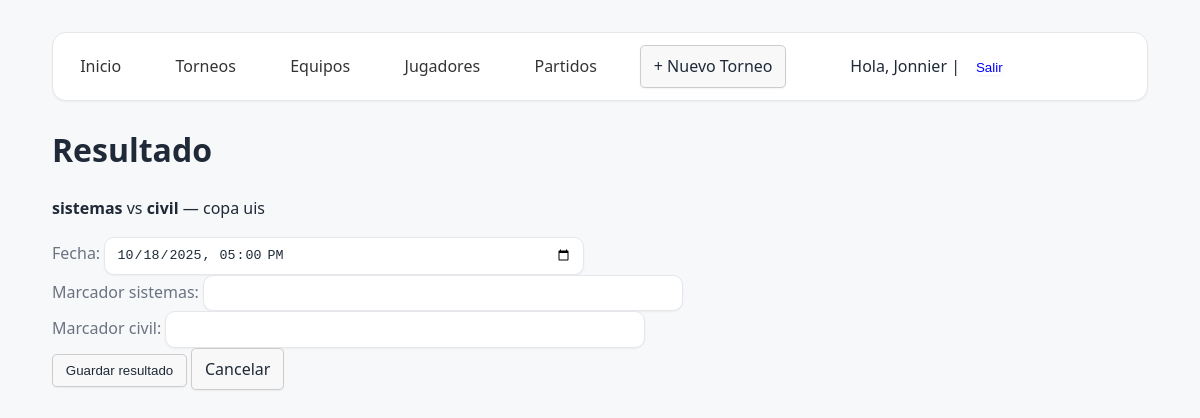
Page /partidos/2/resultado/ (signed in) on the committed database.
### core/models.py (models this page shows, shortened)
class Partido(models.Model):
    ESTADOS = [
        ("pendiente", "Pendiente"),
        ("jugado", "Jugado"),
    ]
    torneo = models.ForeignKey("Torneo", on_delete=models.CASCADE, related_name="partidos")
    equipo1 = models.ForeignKey(Equipo, on_delete=models.CASCADE,
                            related_name="partidos_equipo1",
                            null=True, blank=True)
    equipo2 = models.ForeignKey(Equipo, on_delete=models.CASCADE,
                            related_name="partidos_equipo2",
                            null=True, blank=True)
    fecha = models.DateTimeField(null=True, blank=True)
    estado = models.CharField(max_length=20, choices=ESTADOS, default="pendiente")
    marcador1 = models.PositiveIntegerField(null=True, blank=True)
    marcador2 = models.PositiveIntegerField(null=True, blank=True)
    class Meta:
        ordering = ["-fecha", "-id"]

class Equipo(models.Model):
    MAX_EQUIPOS_POR_TORNEO = 20
    torneo = models.ForeignKey(Torneo, on_delete=models.CASCADE, related_name="equipos")
    nombre = models.CharField(max_length=120)
    class Meta:
        constraints = [
            models.UniqueConstraint(
                fields=["torneo", "nombre"], name="unique_equipo_en_torneo"
            )
        ]
        ordering = ["nombre"]

class Torneo(models.Model):
    nombre = models.CharField(max_length=150, unique=True)
    fecha_inicio = models.DateField()
    fecha_fin = models.DateField(null=True, blank=True)
    ubicacion = models.CharField(max_length=150, blank=True)
    descripcion = models.TextField(blank=True)
    class Meta:
        ordering = ["-fecha_inicio", "nombre"]

### core/views.py (the view, shortened to what this page needs)
# urls.py: path('partidos/<int:pk>/resultado/', views.partido_set_resultado, name='partido_set_resultado'),
@login_required
def partido_set_resultado(request, pk):
    p = get_object_or_404(Partido, pk=pk)
    return render(request, "core/partido_set_resultado.html", {"p": p})

### templates/core/partido_set_resultado.html (shortened to what this page needs)
{% extends "base.html" %}
{% block content %}
<h1>Resultado</h1>
<p><strong>{{ p.equipo1.nombre }}</strong> vs <strong>{{ p.equipo2.nombre }}</strong> — {{ p.torneo.nombre }}</p>
<form method="post">
  <label>Fecha:</label>
  <input type="datetime-local" name="fecha" value="{% if p.fecha %}{{ p.fecha|date:'Y-m-d\\TH:i' }}{% endif %}"><br>
  <label>Marcador {{ p.equipo1.nombre }}:</label>
  <input type="number" name="marcador1" value="{{ p.marcador1|default:'' }}"><br>
  <label>Marcador {{ p.equipo2.nombre }}:</label>
  <input type="number" name="marcador2" value="{{ p.marcador2|default:'' }}"><br>
  <button type="submit" class="btn">Guardar resultado</button>
  <a href="{% url 'partidos_list' %}?torneo={{ p.torneo.id }}" class="btn">Cancelar</a>
</form>
{% endblock %}

### templates/base.html (shortened to what this page needs)
<!DOCTYPE html>
<html lang="es">
<head>
  {% load static %}
  <link rel="stylesheet" href="{% static 'css/styles.css' %}">
</head>
<body>
  <nav>
    <a href="{% url 'home' %}">Inicio</a>
    <a href="{% url 'torneos_list' %}">Torneos</a>
    <a href="{% url 'equipos_list' %}">Equipos</a>
    <a href="{% url 'jugadores_list' %}">Jugadores</a>
    <a href="{% url 'partidos_list' %}">Partidos</a>
    <a class="btn" href="{% url 'torneo_create' %}">+ Nuevo Torneo</a>
    {% if user.is_authenticated %}
      Hola, {{ user.username }} |
      <form action="{% url 'logout' %}" method="post" style="display:inline;">
        <button type="submit" class="btn" style="background:none; border:none; padding:0; color:#00f; cursor:pointer;">Salir</button>
      </form>
    {% else %}
      <a href="{% url 'login' %}">Iniciar sesión</a>
    {% endif %}
  </nav>
  <main>
    {% block content %}{% endblock %}
  </main>
</body>
</html>

### static/css/styles.css (style rules this page uses)
:root { --bg: #f7f8fa; --card: #ffffff; --text: #1f2937; --muted: #6b7280; --primary: #2563eb; --primary-600: #1d4ed8; --primary-700: #1e40af; --border: #e5e7eb; --ring: rgba(37, 99, 235, 0.25); --success: #16a34a; --warning: #f59e0b; --danger: #dc2626; --radius: 12px; --shadow-sm: 0 1px 2px rgba(0,0,0,.05); --shadow-md: 0 6px 18px rgba(0,0,0,.08); --font-sans: ui-sans-serif, system-ui, -apple-system, "Segoe UI", Roboto, "Helvetica Neue", Arial, "Apple Color Emoji", "Segoe UI Emoji"; }
* { box-sizing: border-box; }
html, body { height: 100%; }
body { margin: 0; padding: 0 1.25rem 2rem; background: var(--bg); color: var(--text); font-family: var(--font-sans); line-height: 1.55; }
main { max-width: 1100px; margin: 1.2rem auto 0; }
nav { position: sticky; top: 0; z-index: 50; background: var(--card); border: 1px solid var(--border); border-radius: calc(var(--radius) + 2px); box-shadow: var(--shadow-sm); padding: .75rem 1rem; margin: 1rem auto 1.25rem; max-width: 1100px; display: flex; align-items: center; flex-wrap: wrap; gap: .6rem 1rem; }
nav a { text-decoration: none; color: var(--text); padding: .45rem .7rem; border-radius: 8px; transition: background .2s ease, color .2s ease, transform .08s ease; }
.btn { display: inline-flex; align-items: center; gap: .4rem; padding: .55rem .85rem; border-radius: 10px; border: 1px solid var(--border); background: var(--card); color: var(--text); text-decoration: none; cursor: pointer; box-shadow: var(--shadow-sm); transition: background .2s ease, border-color .2s ease, transform .08s ease; }
input[type="text"], input[type="email"], input[type="number"], input[type="date"], input[type="datetime-local"], select, textarea { width: min(480px, 100%); padding: .6rem .7rem; border-radius: 10px; border: 1px solid var(--border); background: var(--card); color: var(--text); box-shadow: var(--shadow-sm); transition: border-color .15s ease, box-shadow .15s ease, transform .08s ease; }
label { display: inline-block; margin-bottom: .35rem; color: var(--muted); }
a { color: var(--primary-600); }

### templates/base.html (style rules this page uses)
body { font-family: system-ui, sans-serif; margin: 2rem; }
nav { margin-bottom: 1.5rem; }
nav a { margin-right: 1rem; text-decoration: none; color: #333; }
.btn { display: inline-block; padding: .5rem .8rem; border: 1px solid #ccc; border-radius: .3rem; text-decoration: none; background-color: #f8f8f8; cursor: pointer; }

### rows in the picture
Partido: equipo1.nombre "sistemas", equipo2.nombre "civil", torneo.nombre "copa uis", fecha "10/18/2025 17:00"

### other values in the picture
{{ user.username }} "Jonnier"
